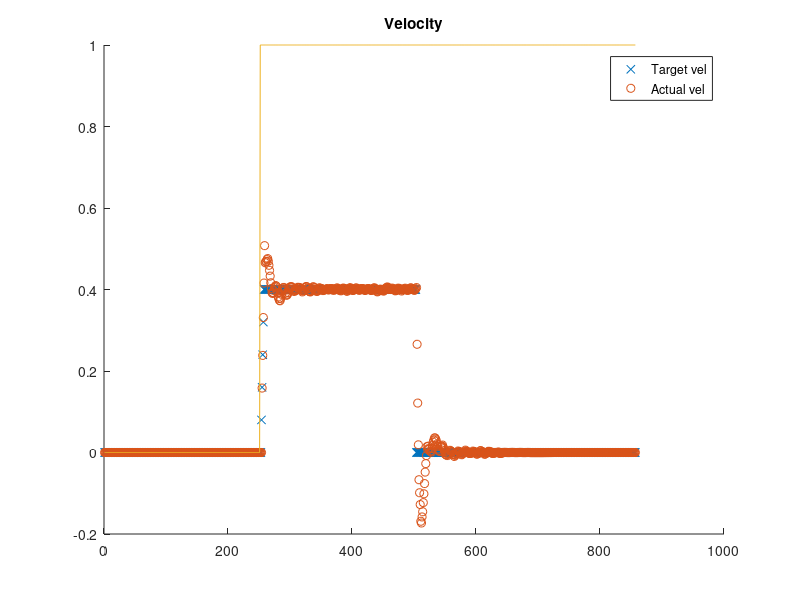
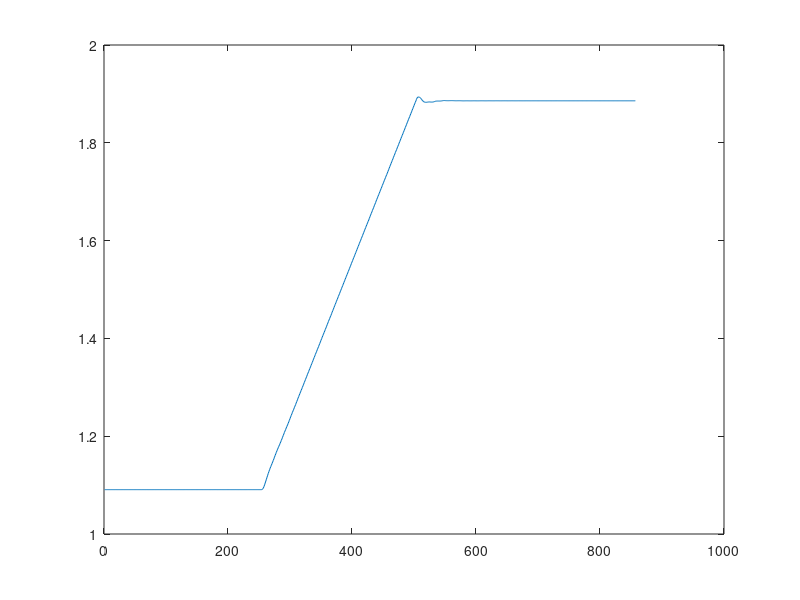
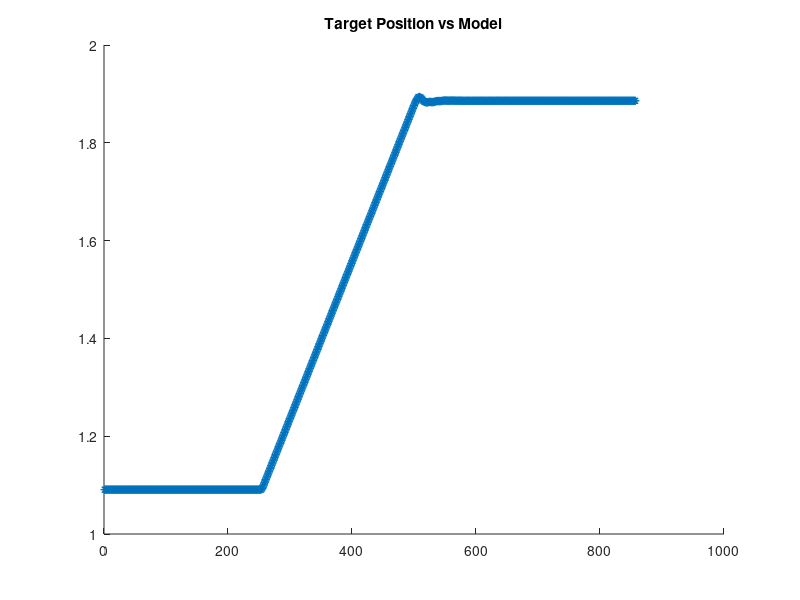

Reproduce these figures in MATLAB, in order. (Note: this script raises an error after producing the figures.)
clc;
format short
load delayLog.txt;

%delayLog = delayLog(240:270,:);

qActual = delayLog(:,3:8); % Actual Position
qdActual = delayLog(:,9:14); %Actual  Velocity
qddTarget = delayLog(:,15:20); % Target acc
qdTarget = delayLog(:,21:26); % Target vel
qTarget = delayLog(:,27:32); % Target pos
test01 = delayLog(:,33);


qddActual = diff(qdActual)/0.008;

robotTime = delayLog(:,1);

%Systime
sysTime = delayLog(:,2);

disp('Avg. delay, ms')
a = mean(diff(sysTime))/1000

disp('In Hz')
1/(a/1000)

%%
%Compare actual/target velcity and actual/taget acc.

f = figure()
set(f,'name','Velocity','numbertitle','off')
hold all
title('Velocity')
plot(qdTarget(:,1),'x')
plot(qdActual(:,1),'o')
plot(test01)
legend('Target vel','Actual vel')
%xlim([248 266]);
%ylim([-0.03 0.07])
hold off
% 
% f = figure()
% hold all
% set(f,'name','Acc','numbertitle','off')
% plot(qddTarget(:,1),'x')
% plot(qddActual(:,1),'o')
% plot(test01)
% legend('Target acc','Actual acc')
% xlim([248 266]);
% ylim([-0.6 1.5])
% hold off


%%
%Comparing velocity and acc

figure()
plot(qActual(:,1))


%%

%Plot position and model..
% Might want to run ../Model01/model01.m first
stepsize = 0.4; %rad/s
offset = 1.091; %Offset in actual position



f = figure()
set(f,'name','Position','numbertitle','off')
hold all
title('Target Position vs Model')
plot(qTarget(:,1),'*')

%opt = stepDataOptions('InputOffset',1000);
s = step(dPlantDelay,3)
svector = [zeros(1,250) s'];
svector = svector*0.4;
plot(svector + offset,'rx')

plot(test01*2)
legend('Target Pos','Model pos')
%xlim([248 266]);
%ylim([-0.03 0.07])
hold off
